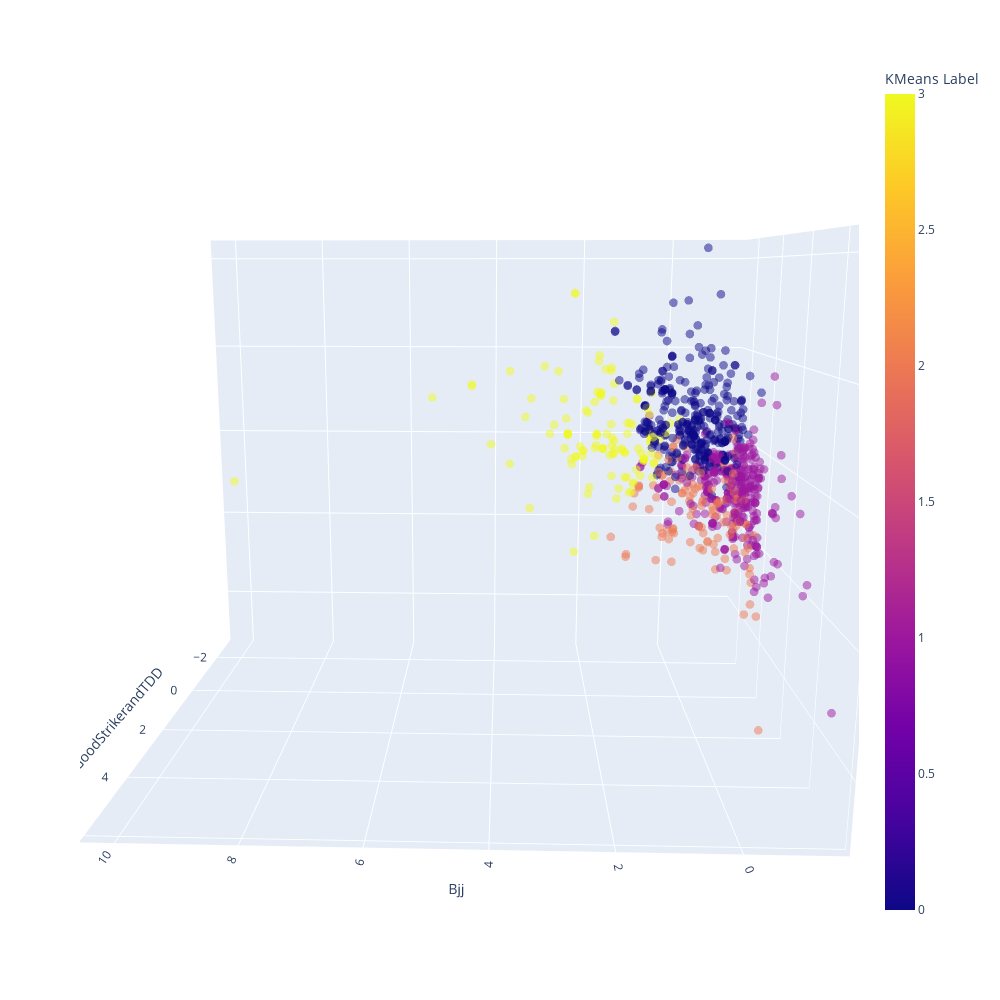

The notebook cell saved with this chart:
### Code cell
import plotly.express as px

fig = px.scatter_3d(
    factor_scores_df_scaled,
    x="Bjj", y="GoodStrikerandTDD", z="Wrestling",
    color="KMeans Label",
    opacity=0.5, 
    width = 1000,
    height = 1000
)

fig.update_traces(marker=dict(size=3))
fig.show()

### Figure 1 — Plotly figure (JSON) as saved in the notebook; plotly's stock layout.template omitted (floating-point values rounded to 4 significant figures; data arrays with more than 128 entries replaced by an {"elided": "..."} marker saying what was removed)
{"data": [{"hovertemplate": "Bjj=%{x}<br>GoodStrikerandTDD=%{y}<br>Wrestling=%{z}<br>KMeans Label=%{marker.color}<extra></extra>", "legendgroup": "", "marker": {"color": {"elided": "903 int values"}, "coloraxis": "coloraxis", "opacity": 0.5, "size": 3, "symbol": "circle"}, "mode": "markers", "name": "", "scene": "scene", "showlegend": false, "type": "scatter3d", "x": {"elided": "903 float values"}, "y": {"elided": "903 float values"}, "z": {"elided": "903 float values"}}], "layout": {"coloraxis": {"colorbar": {"title": {"text": "KMeans Label"}}, "colorscale": [[0, "#0d0887"], [0.1111, "#46039f"], [0.2222, "#7201a8"], [0.3333, "#9c179e"], [0.4444, "#bd3786"], [0.5556, "#d8576b"], [0.6667, "#ed7953"], [0.7778, "#fb9f3a"], [0.8889, "#fdca26"], [1, "#f0f921"]]}, "height": 1000, "legend": {"tracegroupgap": 0}, "margin": {"t": 60}, "scene": {"aspectmode": "auto", "aspectratio": {"x": 1.18, "y": 0.9073, "z": 0.9339}, "camera": {"center": {"x": 0, "y": 0, "z": 0}, "eye": {"x": -0.06323, "y": 1.895, "z": 0.3965}, "projection": {"type": "perspective"}, "up": {"x": 0, "y": 0, "z": 1}}, "domain": {"x": [0, 1], "y": [0, 1]}, "xaxis": {"title": {"text": "Bjj"}, "type": "linear"}, "yaxis": {"title": {"text": "GoodStrikerandTDD"}, "type": "linear"}, "zaxis": {"title": {"text": "Wrestling"}, "type": "linear"}}, "width": 1000}}
